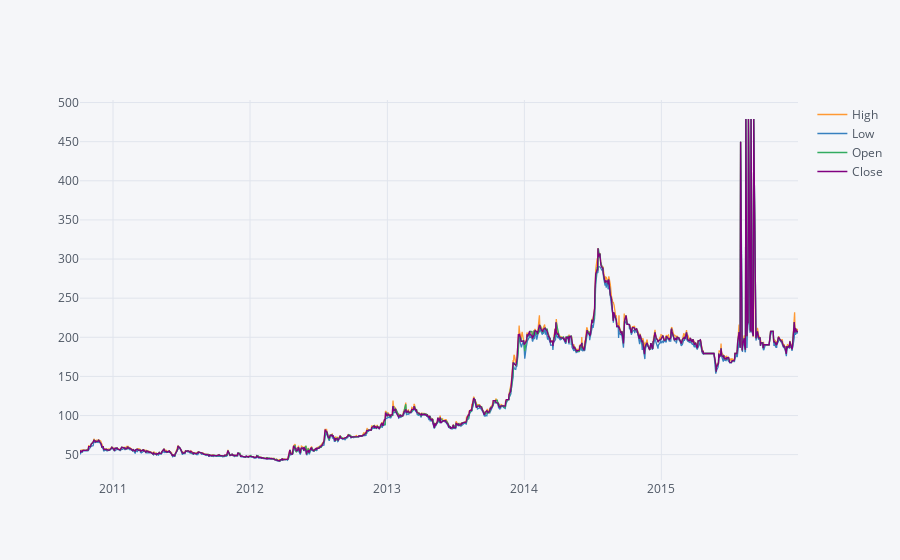

The notebook cell this image was saved under:
### Code cell
ADBL[['High','Low','Open','Close']].iplot(kind='line')

### Figure 1 — Plotly figure (JSON) as saved in the notebook; plotly's stock layout.template omitted (floating-point values rounded to 4 significant figures; data arrays with more than 128 entries replaced by an {"elided": "..."} marker saying what was removed)
{"data": [{"line": {"color": "rgba(255, 153, 51, 1.0)", "dash": "solid", "shape": "linear", "width": 1.3}, "mode": "lines", "name": "High", "text": "", "type": "scatter", "x": {"elided": "1027 str values"}, "y": {"elided": "1027 float values"}}, {"line": {"color": "rgba(55, 128, 191, 1.0)", "dash": "solid", "shape": "linear", "width": 1.3}, "mode": "lines", "name": "Low", "text": "", "type": "scatter", "x": {"elided": "1027 str values"}, "y": {"elided": "1027 float values"}}, {"line": {"color": "rgba(50, 171, 96, 1.0)", "dash": "solid", "shape": "linear", "width": 1.3}, "mode": "lines", "name": "Open", "text": "", "type": "scatter", "x": {"elided": "1027 str values"}, "y": {"elided": "1027 float values"}}, {"line": {"color": "rgba(128, 0, 128, 1.0)", "dash": "solid", "shape": "linear", "width": 1.3}, "mode": "lines", "name": "Close", "text": "", "type": "scatter", "x": {"elided": "1027 str values"}, "y": {"elided": "1027 float values"}}], "layout": {"legend": {"bgcolor": "#F5F6F9", "font": {"color": "#4D5663"}}, "paper_bgcolor": "#F5F6F9", "plot_bgcolor": "#F5F6F9", "title": {"font": {"color": "#4D5663"}}, "xaxis": {"gridcolor": "#E1E5ED", "showgrid": true, "tickfont": {"color": "#4D5663"}, "title": {"font": {"color": "#4D5663"}, "text": ""}, "zerolinecolor": "#E1E5ED"}, "yaxis": {"gridcolor": "#E1E5ED", "showgrid": true, "tickfont": {"color": "#4D5663"}, "title": {"font": {"color": "#4D5663"}, "text": ""}, "zerolinecolor": "#E1E5ED"}}}
